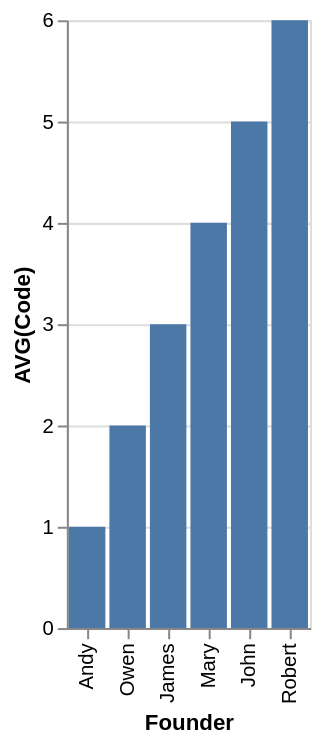

Write the Vega-Lite specification saved for this chart.
### Vega-Lite specification from a JSON file in a GitHub repository (floating-point values rounded to 4 significant figures)
{"data": {"values": [{"x_data": "Andy", "y_data": 1}, {"x_data": "Owen", "y_data": 2}, {"x_data": "James", "y_data": 3}, {"x_data": "Mary", "y_data": 4}, {"x_data": "John", "y_data": 5}, {"x_data": "Robert", "y_data": 6}]}, "mark": "bar", "encoding": {"x": {"field": "x_data", "type": "nominal", "title": "Founder", "sort": {"op": "sum", "field": "y_data", "order": "ascending"}}, "y": {"field": "y_data", "type": "quantitative", "title": "AVG(Code)"}}}
